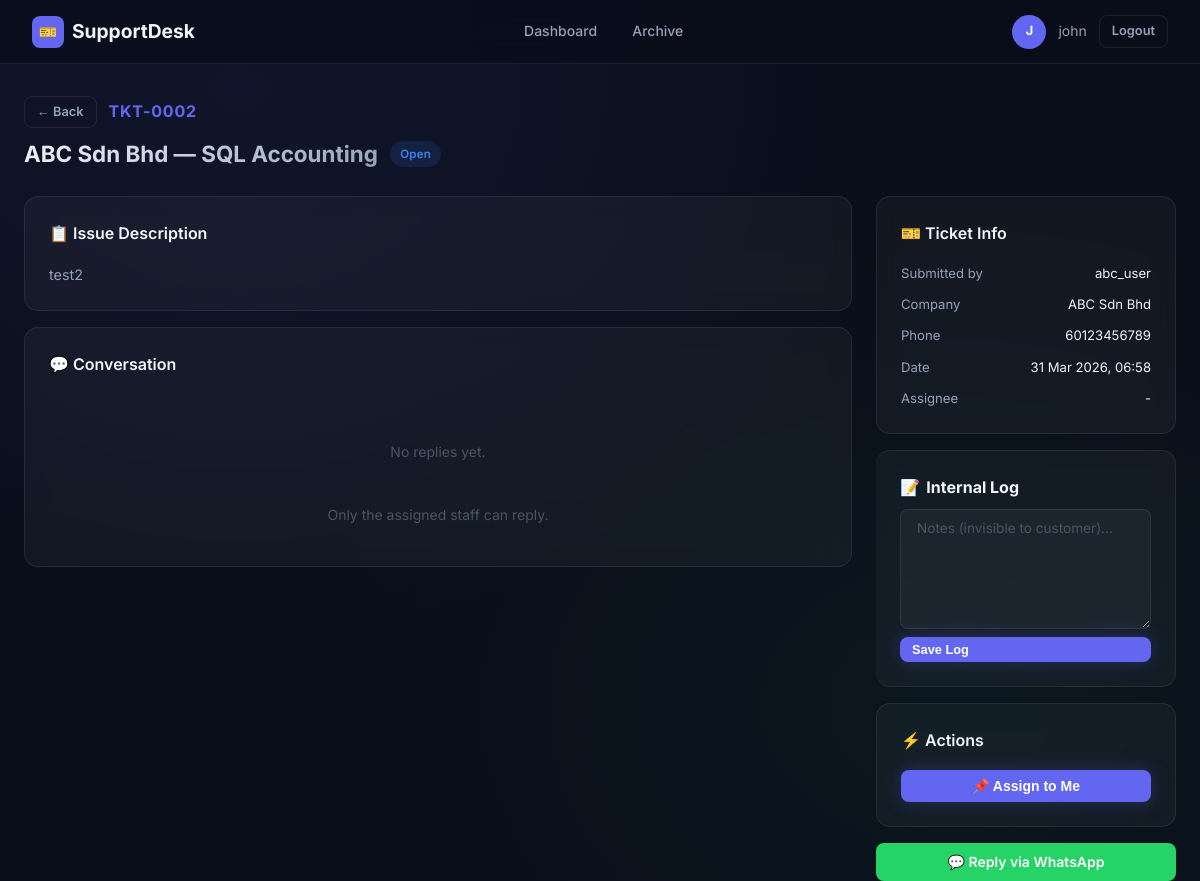
The page /staff/ticket/2 (signed in) on the database its author committed.
### models.py (models this page shows, shortened)
class StaffUser(UserMixin, db.Model):
    __tablename__ = 'staff_users'
    id = db.Column(db.Integer, primary_key=True)
    username = db.Column(db.String(80), unique=True, nullable=False)
    password_hash = db.Column(db.String(200), nullable=False)
    role = db.Column(db.String(20), nullable=False, default='support')  # admin / support
    skills = db.relationship('StaffSkill', backref='staff', lazy=True)
    def has_skill(self, software_id):
        return any(s.software_id == software_id for s in self.skills)

class Ticket(db.Model):
    __tablename__ = 'tickets'
    id = db.Column(db.Integer, primary_key=True)
    ticket_no = db.Column(db.String(20), unique=True, nullable=False)
    company_id = db.Column(db.Integer, db.ForeignKey('customers.id'), nullable=False)
    user_id = db.Column(db.Integer, db.ForeignKey('users.id'), nullable=False)
    software_id = db.Column(db.Integer, db.ForeignKey('software_types.id'), nullable=False)
    description = db.Column(db.Text, nullable=False)
    priority = db.Column(db.String(20), default='Normal')  # Low / Normal / High / Urgent
    attachment = db.Column(db.String(200), nullable=True)
    status = db.Column(db.String(30), default='Open')  # Open / Assigned / In Progress / Closed
    assigned_to = db.Column(db.Integer, db.ForeignKey('staff_users.id'), nullable=True)
    assigned_at = db.Column(db.DateTime, nullable=True)
    support_status_at_creation = db.Column(db.String(20), nullable=False)
    preferred_staff_id = db.Column(db.Integer, db.ForeignKey('staff_users.id'), nullable=True)
    preferred_status = db.Column(db.String(20), nullable=True)  # Pending / Accepted / Rejected
    remote_tool = db.Column(db.String(50), nullable=True)
    remote_id = db.Column(db.String(50), nullable=True)
    remote_password = db.Column(db.String(50), nullable=True)
    staff_remark = db.Column(db.Text, nullable=True)
    created_at = db.Column(db.DateTime, default=db.func.now())
    closed_at = db.Column(db.DateTime, nullable=True)
    software = db.relationship('SoftwareType')
    submitter = db.relationship('User', foreign_keys=[user_id])
    assignee = db.relationship('StaffUser', foreign_keys=[assigned_to])
    preferred_staff = db.relationship('StaffUser', foreign_keys=[preferred_staff_id])
    replies = db.relationship('Reply', backref='ticket', lazy=True, order_by='Reply.created_at')
    transfer_requests = db.relationship('TransferRequest', backref='ticket', lazy=True)

class Customer(db.Model):
    __tablename__ = 'customers'
    id = db.Column(db.Integer, primary_key=True)
    company_name = db.Column(db.String(120), nullable=False)
    support_start = db.Column(db.Date, nullable=False)
    support_end = db.Column(db.Date, nullable=False)
    phone_number = db.Column(db.String(30), nullable=False)
    users = db.relationship('User', backref='company', lazy=True)
    tickets = db.relationship('Ticket', backref='company', lazy=True)
    software_links = db.relationship('CustomerSoftware', backref='customer', lazy=True)

class SoftwareType(db.Model):
    __tablename__ = 'software_types'
    id = db.Column(db.Integer, primary_key=True)
    name = db.Column(db.String(100), nullable=False, unique=True)

class User(UserMixin, db.Model):
    __tablename__ = 'users'
    id = db.Column(db.Integer, primary_key=True)
    username = db.Column(db.String(80), unique=True, nullable=False)
    password_hash = db.Column(db.String(200), nullable=False)
    company_id = db.Column(db.Integer, db.ForeignKey('customers.id'), nullable=False)

### routes/staff.py (the view)
@staff_bp.route('/ticket/<int:ticket_id>')
@login_required
@require_staff
def ticket_detail(ticket_id):
    ticket = Ticket.query.get_or_404(ticket_id)
    staff = current_user
    all_staff = StaffUser.query.filter(StaffUser.id != staff.id, StaffUser.role == 'support').all()
    compatible_staff = [s for s in all_staff if s.has_skill(ticket.software_id)]
    active_transfer = TransferRequest.query.filter_by(ticket_id=ticket_id, status='Pending').first()
    wa_url = generate_whatsapp_url(ticket)
    return render_template('staff/ticket_detail.html',
                           ticket=ticket,
                           compatible_staff=compatible_staff,
                           active_transfer=active_transfer,
                           wa_url=wa_url)

### models.py (called while the page is built)
@login_manager.user_loader
def load_user(user_id):
    if user_id.startswith('staff-'):
        return StaffUser.query.get(int(user_id.split('-')[1]))
    elif user_id.startswith('user-'):
        return User.query.get(int(user_id.split('-')[1]))
    return None

### routes/staff.py (called while the page is built)
def require_staff(f):
    from functools import wraps
    from models import StaffUser
    @wraps(f)
    def decorated(*args, **kwargs):
        if not isinstance(current_user, StaffUser):
            flash('Access denied.', 'error')
            return redirect(url_for('auth.staff_login'))
        return f(*args, **kwargs)
    return decorated

### utils.py (called while the page is built)
def generate_whatsapp_url(ticket):
    phone = ticket.company.phone_number
    msg = (
        f"Hello {ticket.company.company_name},\n\n"
        f"Ticket #{ticket.ticket_no} ({ticket.software.name})\n\n"
        f"Issue: {ticket.description[:100]}\n\n"
        f"- Support Team"
    )
    return f"https://wa.me/{phone}?text={quote(msg)}"

### templates/staff/ticket_detail.html (shortened to what this page needs)
{% extends 'base.html' %}
{% block content %}
<div class="container">
  <div class="page-header">
    <div class="flex items-center gap-3 mb-2">
      <a href="{{ url_for('staff.dashboard') }}" class="btn btn-ghost btn-sm">← Back</a>
      <span class="ticket-no" style="font-size:1rem;">{{ ticket.ticket_no }}</span>
    </div>
    <div class="flex items-center gap-3 flex-wrap">
      <h1 class="page-title" style="font-size:1.4rem;">{{ ticket.company.company_name }} — {{ ticket.software.name }}</h1>
      <span class="badge badge-{{ ticket.status.lower().replace(' ','') }}">{{ ticket.status }}</span>
    </div>
  </div>
  <div style="display:grid; grid-template-columns:1fr 300px; gap:1.5rem; align-items:start;">
    <div>
      <div class="card mb-4">
        <div class="card-title">📋 Issue Description</div>
        <p style="color:var(--text-secondary); font-size:0.9rem;">{{ ticket.description }}</p>
      </div>
      <div class="card mb-4">
        <div class="card-title">💬 Conversation</div>
        {% if not ticket.replies %}
        <div id="no-reply-text" style="color:var(--text-muted); font-size:0.875rem; text-align:center; padding:1.5rem 0;">No replies yet.</div>
        {% endif %}
        {% if ticket.assigned_to == current_user.id and ticket.status != 'Closed' %}
        <div class="divider"></div>
        <form method="POST" action="{{ url_for('staff.reply_ticket', ticket_id=ticket.id) }}">
          <div class="form-group">
            <label class="form-label" for="message">Reply to Customer</label>
            <textarea id="message" name="message" class="form-control" placeholder="Type your response…" required></textarea>
          </div>
          <div class="flex gap-3">
            <button type="submit" id="btn-staff-reply" class="btn btn-primary">Send Reply</button>
            <a href="{{ wa_url }}" target="_blank" class="btn btn-whatsapp">💬 WhatsApp</a>
          </div>
        </form>
        {% elif ticket.status == 'Closed' %}
        <div style="text-align:center; padding:1rem; font-size:0.875rem; color:var(--text-muted);">This ticket is closed.</div>
        {% else %}
        <div style="text-align:center; padding:1rem; font-size:0.875rem; color:var(--text-muted);">Only the assigned staff can reply.</div>
        {% endif %}
      </div>
    </div>
    <div style="display:flex; flex-direction:column; gap:1rem;">
      <div class="card">
        <div class="card-title">🎫 Ticket Info</div>
        <div style="display:flex; flex-direction:column; gap:0.65rem; font-size:0.82rem;">
          <div class="flex justify-between"><span class="text-muted">Submitted by</span><span>{{ ticket.submitter.username }}</span></div>
          <div class="flex justify-between"><span class="text-muted">Company</span><span>{{ ticket.company.company_name }}</span></div>
          <div class="flex justify-between"><span class="text-muted">Phone</span><span>{{ ticket.company.phone_number }}</span></div>
          <div class="flex justify-between"><span class="text-muted">Date</span><span>{{ ticket.created_at.strftime('%d %b %Y, %H:%M') }}</span></div>
          <div class="flex justify-between"><span class="text-muted">Assignee</span>
            <span>{% if ticket.assignee %}{{ ticket.assignee.username }}{% else %}-{% endif %}</span>
          </div>
        </div>
      </div>
      <div class="card" style="background: var(--bg-card); border-left: 4px solid var(--primary);">
        <h3 style="font-size: 1rem; margin-bottom: 0.5rem; display: flex; align-items: center; gap: 0.4rem;">
          <span>📝</span> Internal Log
        </h3>
        <form action="{{ url_for('staff.update_remark', ticket_id=ticket.id) }}" method="POST">
          <textarea name="staff_remark" class="form-control" rows="4" placeholder="Notes (invisible to customer)..." style="font-size:0.85rem;">{{ ticket.staff_remark or '' }}</textarea>
          <button type="submit" class="btn btn-primary btn-sm mt-2" style="width: 100%;">Save Log</button>
        </form>
      </div>
      {% if ticket.status != 'Closed' %}
      <div class="card">
        <div class="card-title">⚡ Actions</div>
        <div style="display:flex; flex-direction:column; gap:0.75rem;">
          {% if not ticket.assigned_to %}
          <form method="POST" action="{{ url_for('staff.assign_ticket', ticket_id=ticket.id) }}">
            <button type="submit" id="btn-assign-me" class="btn btn-primary btn-full">📌 Assign to Me</button>
          </form>
          {% endif %}
        </div>
      </div>
      {% endif %}
      <a href="{{ wa_url }}" target="_blank" class="btn btn-whatsapp btn-full">💬 Reply via WhatsApp</a>
    </div>
  </div>
</div>
{% endblock %}

### templates/base.html (shortened to what this page needs)
<!DOCTYPE html>
<html lang="en">
<head>
  <link rel="stylesheet" href="{{ url_for('static', filename='css/style.css') }}" />
</head>
<body>
{% if current_user.is_authenticated %}
<nav class="navbar">
  <div style="display:flex; align-items:center; gap:1rem;">
    <a href="#" class="navbar-brand">
      <span class="logo-icon">🎫</span>
      SupportDesk
    </a>
  </div>
  <ul class="navbar-nav">
    {% if current_user.__class__.__name__ == 'User' %}
      <li><a href="{{ url_for('customer.dashboard') }}" class="{{ 'active' if request.endpoint == 'customer.dashboard' }}">Dashboard</a></li>
      <li><a href="{{ url_for('customer.submit_ticket') }}" class="{{ 'active' if request.endpoint == 'customer.submit_ticket' }}">New Ticket</a></li>
      <li><a href="{{ url_for('customer.ticket_history') }}" class="{{ 'active' if request.endpoint == 'customer.ticket_history' }}">My Tickets</a></li>
    {% elif current_user.__class__.__name__ == 'StaffUser' %}
      {% if current_user.role == 'admin' %}
        <li><a href="{{ url_for('admin.dashboard') }}" class="{{ 'active' if request.endpoint == 'admin.dashboard' }}">Dashboard</a></li>
        <li><a href="{{ url_for('admin.manage_staff') }}" class="{{ 'active' if request.endpoint == 'admin.manage_staff' }}">Staff</a></li>
        <li><a href="{{ url_for('admin.manage_customers') }}" class="{{ 'active' if request.endpoint == 'admin.manage_customers' }}">Customers</a></li>
        <li><a href="{{ url_for('admin.manage_software') }}" class="{{ 'active' if request.endpoint == 'admin.manage_software' }}">Software</a></li>
      {% else %}
        <li><a href="{{ url_for('staff.dashboard') }}" class="{{ 'active' if request.endpoint == 'staff.dashboard' }}">Dashboard</a></li>
        <li><a href="{{ url_for('staff.archive') }}" class="{{ 'active' if request.endpoint == 'staff.archive' }}">Archive</a></li>
      {% endif %}
    {% endif %}
  </ul>
  <div class="navbar-user">
    <div class="avatar">{{ current_user.username[0].upper() }}</div>
    <span>{{ current_user.username }}</span>
    <a href="{{ url_for('auth.logout') }}" class="btn btn-ghost btn-sm">Logout</a>
  </div>
</nav>
{% endif %}
{% block content %}{% endblock %}
</body>
</html>

### rows shown on the page
StaffUser: username "J", username "john"
Ticket: ticket_no "TKT-0002", status "Open", description "test2", created_at "31 Mar 2026, 06:58"
Customer: company.company_name "ABC Sdn Bhd", company.phone_number "60123456789"
SoftwareType: software.name "SQL Accounting"
User: submitter.username "abc_user"
